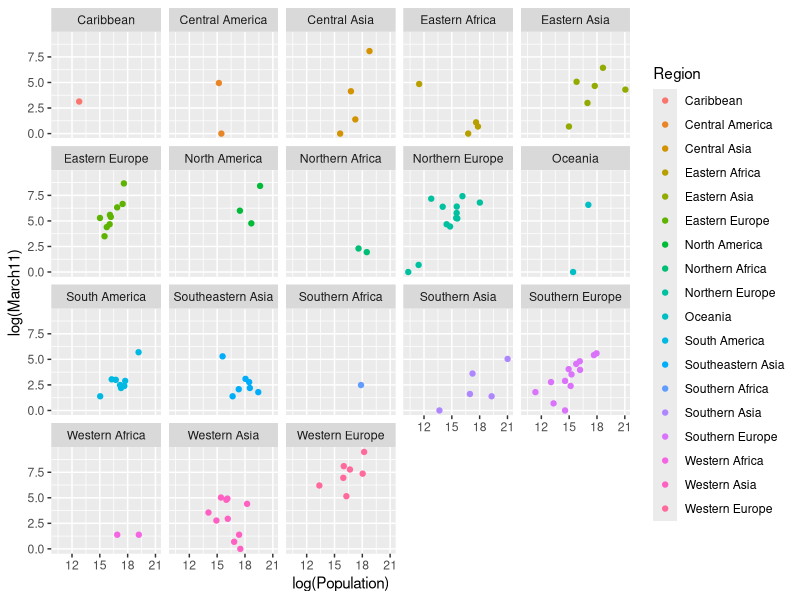
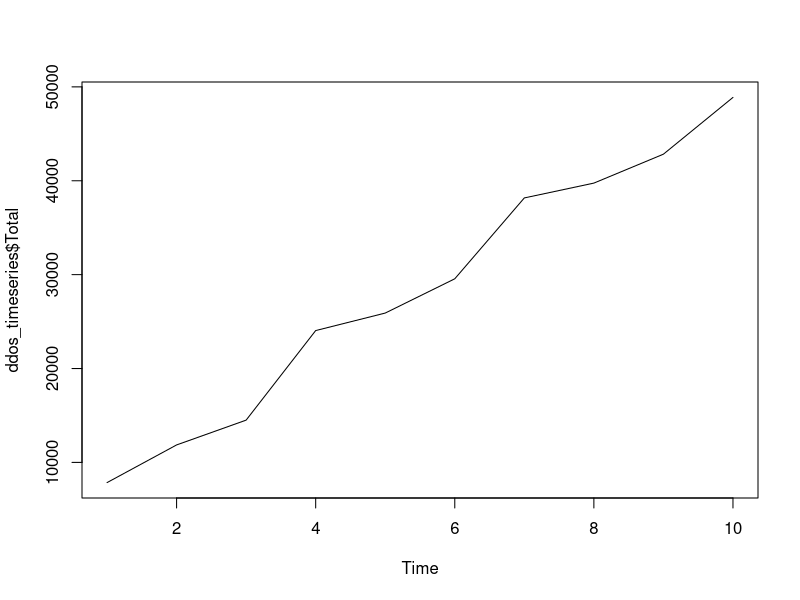

Recreate these plots in R, in order.
## ---- chunk 1
knitr::opts_chunk$set(echo = FALSE)

library(tidyverse)
library(dplyr)
library(ggplot2)
library(broom)
## ---- chunk 2
#load the data
ddos <- read_csv("fckptn_cumulative_observations.csv")
#summarize the data
options(scipen = 999)
summary(ddos)
## ---- chunk 3
#load the data
ddos <- read_csv("fckptn active observations.csv")
#assign column names to represent variables accurately
colnames(ddos) <- c("Country", "Population", "Region", "March2", "March3", "March4", "March5", "March6", "March7", "March8", "March9", "March10", "March11")
#summarize the data
options(scipen = 999)
summary(ddos)
## ---- chunk 4
sum(ddos$March2)
sum(ddos$March11)
## ---- chunk 5
#create plot
ggplot(ddos, aes(x = log(Population), y = log(March11), color = Region)) +
  geom_point () +
  facet_wrap("Region")
## ---- chunk 6
#load the data
ddos_timeseries <- read_csv("fckptn daily observations.csv")

plot.ts(ddos_timeseries$Total)

library(ggplot2)
library(reshape2)

